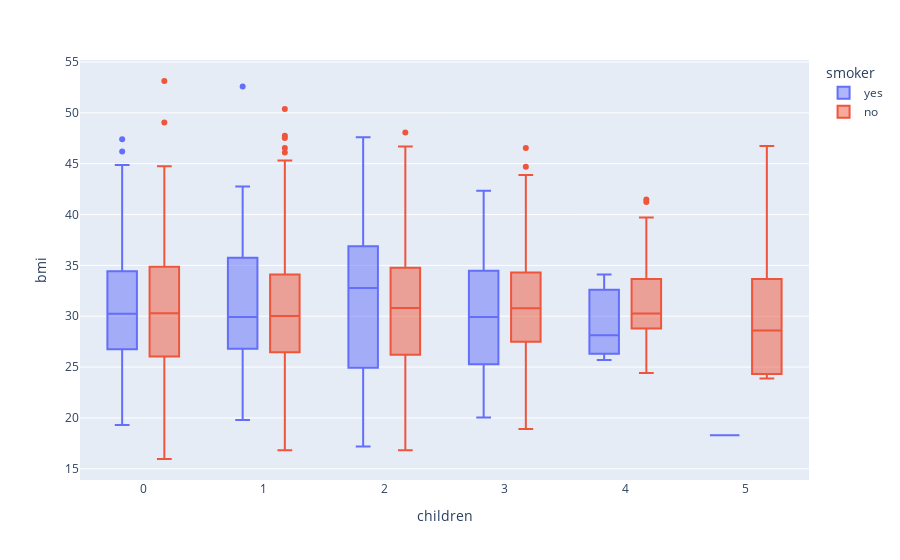

Notebook code cell kept with this figure:
### Markdown cell above
- The charges for smokers is highest for people with no children, also they have highest variation in charges
- No data is available for smoker with 5 children hence it is represented by dash line

### Code cell
px.box(df,y='bmi',x='children',color = 'smoker')

### Figure 1 — Plotly figure (JSON) as saved in the notebook; plotly's stock layout.template omitted (floating-point values rounded to 4 significant figures; data arrays with more than 128 entries replaced by an {"elided": "..."} marker saying what was removed)
{"data": [{"alignmentgroup": "True", "hovertemplate": "smoker=yes<br>children=%{x}<br>bmi=%{y}<extra></extra>", "legendgroup": "yes", "marker": {"color": "#636efa"}, "name": "yes", "notched": false, "offsetgroup": "yes", "orientation": "v", "showlegend": true, "type": "box", "x": {"elided": "274 int values"}, "x0": " ", "xaxis": "x", "y": {"elided": "274 float values"}, "y0": " ", "yaxis": "y"}, {"alignmentgroup": "True", "hovertemplate": "smoker=no<br>children=%{x}<br>bmi=%{y}<extra></extra>", "legendgroup": "no", "marker": {"color": "#EF553B"}, "name": "no", "notched": false, "offsetgroup": "no", "orientation": "v", "showlegend": true, "type": "box", "x": {"elided": "1063 int values"}, "x0": " ", "xaxis": "x", "y": {"elided": "1063 float values"}, "y0": " ", "yaxis": "y"}], "layout": {"autosize": true, "boxmode": "group", "legend": {"title": {"text": "smoker"}, "tracegroupgap": 0}, "margin": {"t": 60}, "xaxis": {"anchor": "y", "autorange": true, "domain": [0, 1], "range": [-0.5196, 5.52], "title": {"text": "children"}, "type": "linear"}, "yaxis": {"anchor": "x", "autorange": true, "domain": [0, 1], "range": [13.89, 55.2], "title": {"text": "bmi"}, "type": "linear"}}}
